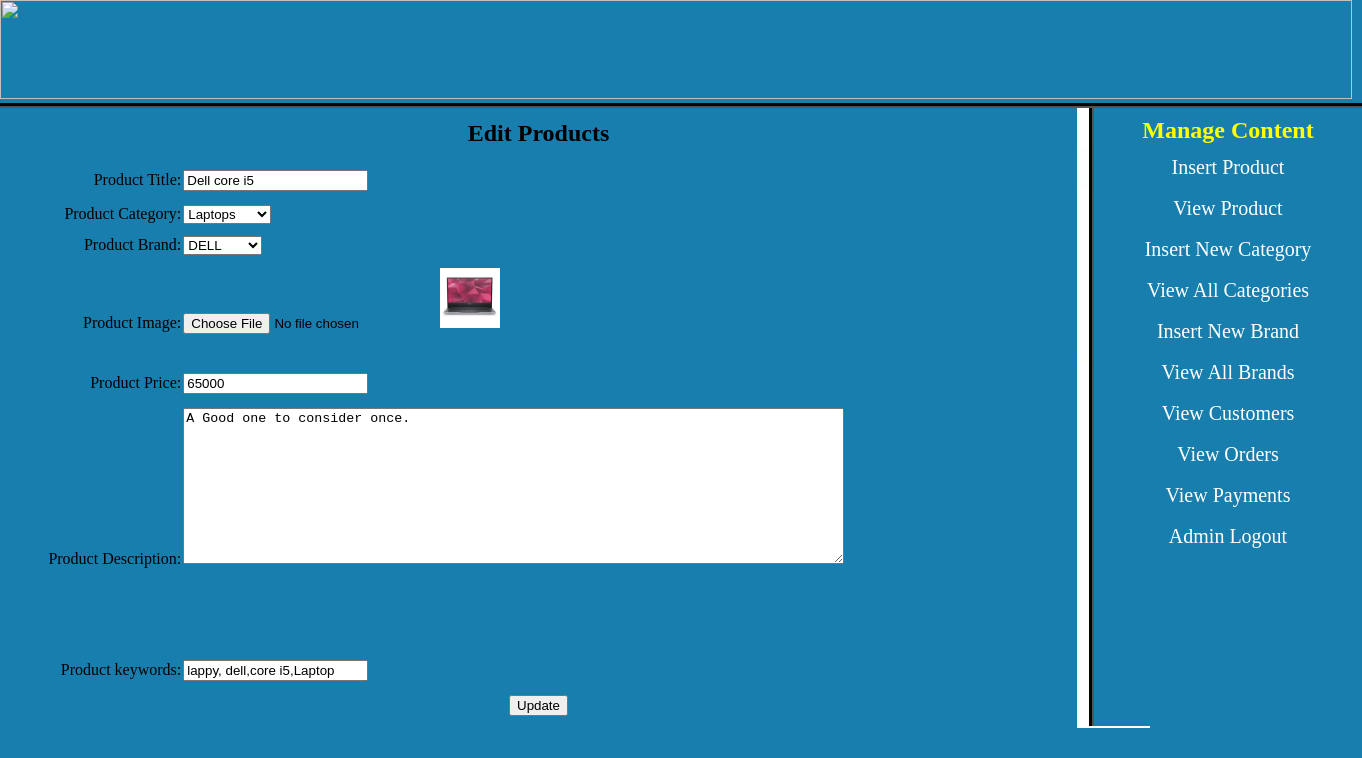
The page /admin_area/index.php?edit_pro=17 (signed in) on the database its author committed.
### tables this page shows
CREATE TABLE `products` (
  `product_cat` int(100) NOT NULL,
  `product_brand` int(100) NOT NULL,
  `product_title` varchar(255) NOT NULL,
  `product_price` int(100) NOT NULL,
  `product_desc` text NOT NULL,
  `product_image` text NOT NULL,
  `product_keywords` text NOT NULL,
  `product_id` int(100) NOT NULL
);

CREATE TABLE `categories` (
  `cat_id` int(100) NOT NULL,
  `cat_title` text NOT NULL
);

CREATE TABLE `brands` (
  `brand_id` int(100) NOT NULL,
  `brand_title` text NOT NULL
);

### admin_area/edit_pro.php (the view, shortened to what this page needs)
<?php
if(!isset($_SESSION['user_email']))
{
echo "<script> window.open('login.php?not_admin=You are not a admin !','_self') </script>";
}
else
{
?>
<!DOCTYPE>
<?php
      include("includes/db.php");
      if(isset($_GET['edit_pro']))
      {
      	$get_id=$_GET['edit_pro'];
         $get_pro="select * from products where product_id='$get_id'";
$run_pro=mysqli_query($con,$get_pro);
$row_pro=mysqli_fetch_array($run_pro);
  $pro_title=$row_pro['product_title'];
  $pro_image=$row_pro['product_image'];
  $pro_price=$row_pro['product_price'];
  $pro_desc=$row_pro['product_desc'];
  $pro_keywords=$row_pro['product_keywords'];
  $pro_cat=$row_pro['product_cat'];
  $pro_brand=$row_pro['product_brand'];
         $get_cat="select * from categories where cat_id='$pro_cat'";
         $run_cat=mysqli_query($con,$get_cat);
         $row_cat=mysqli_fetch_array($run_cat);
         $category_title=$row_cat['cat_title'];
         $get_brand="select * from brands where brand_id='$pro_brand'";
         $run_brand=mysqli_query($con,$get_brand);
         $row_brand=mysqli_fetch_array($run_brand);
         $brand_title=$row_brand['brand_title'];
      }
?>
<html>
<head>
</head>
<body bgcolor="skyblue">
   <form action=" " method="post" enctype="multipart/form-data">
   <table align="center" width="1077" height="622" border="10" bgcolor="#187eae">
 <tr align="center">
 	<td colspan="2" style="padding-top:10px;"><h2 >  Edit Products </h2></td>
 </tr>
 <tr>
 	<td align="right"> Product Title: </td>
 	<td align="left"><input type="text" name="product_title" value="<?php echo $pro_title;?>" />
 </tr>
 <tr>
 	<td align="right"> Product Category: </td>
 	<td align="left">
        <select name="product_cat">
        	  <option><?php echo $category_title;?></option>
        </select>
 	</td>
 </tr>
 <tr>
 	<td align="right"> Product Brand: </td>
 	<td align="left">
         <select name="product_brand">
         	<option><?php echo $brand_title;?></option>
      </select>
 </tr>
 <tr>
 	<td align="right"> Product Image: </td>
 <td align="left"><input type="file" name="product_image"  /> <img src="product_images/<?php echo $pro_image;  ?>" width="60" height="60" />  </td>
 </tr>
 <tr>
 	<td align="right"> Product Price: </td>
 	<td align="left" ><input type="text" name="product_price"  value="<?php echo $pro_price;?>" />
 </tr>
 <tr>
 	<td align="right"> Product Description: </td>
 	<td>
 		<textarea name="product_desc" cols="80" rows="10" ><?php echo $pro_desc;?></textarea>
 	</td>
 </tr>
 <tr>
 	<td align="right"> Product keywords: </td>
 	<td align="left"><input type="text" name="product_keywords" value="<?php echo $pro_keywords;?>"/>
 </tr>
  <tr align="center">
 	<td colspan="8"><input type="submit" name="update_product" value="Update" />
   </tr>
  </table>
</body>
</html>
<?php  }  ?>

### admin_area/styles/style.css (style rules this page uses)
html, body, div, span, applet, object, iframe, h1, h2, h3, h4, h5, h6, p, blockquote, pre, a, abbr, acronym, address, big, cite, code, del, dfn, em, img, ins, kbd, q, s, samp, small, strike, strong, sub, sup, tt, var, b, u, i, center, dl, dt, dd, ol, ul, li, fieldset, form, label, legend, table, caption, tbody, tfoot, thead, tr, th, td, article, aside, canvas, details, embed, figure, figcaption, footer, header, hgroup, menu, nav, output, ruby, section, summary, time, mark, audio, video { margin: 0; padding: 0; border: 0; vertical-align: baseline; }
body { background:#187eae; }

### rows shown on the page
products: product_title "Dell core i5", product_image (picture), product_price "65000", product_desc "A Good one to consider once.", product_keywords "lappy, dell,core i5,Laptop"
categories: product_cat "Laptops"
brands: product_brand "DELL"
